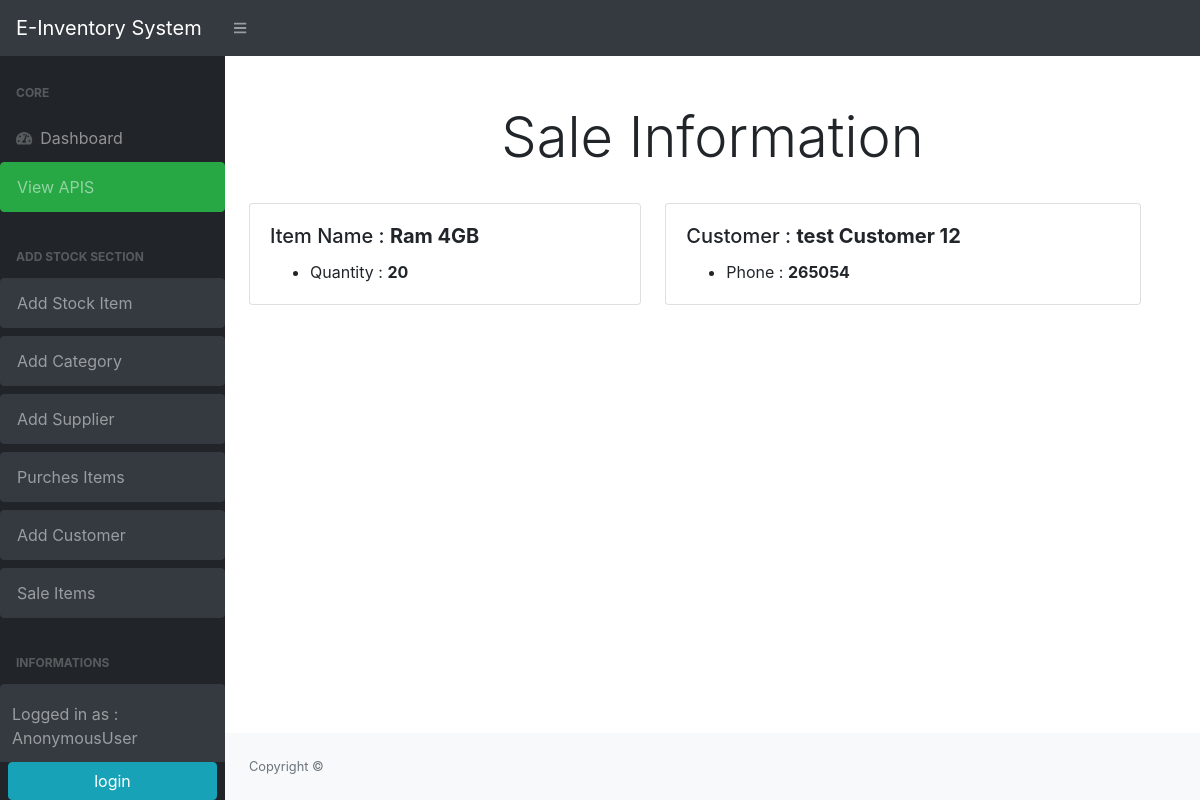
Page /sale_details/1/ on the committed database.
### stock/models.py (models this page shows, shortened)
class Sale (models.Model):
    customer = models.ForeignKey(Customer, on_delete=models.CASCADE)
    stock = stock = models.ForeignKey(Stock, on_delete=models.SET_NULL, null=True, related_name='salestock')
    sale_quantity = models.IntegerField()

class Stock( models.Model):
    id = models.AutoField(primary_key=True)
    category =models.ForeignKey(Category, on_delete=models.SET_NULL, null=True,blank=True)
    item_name = models.CharField(max_length=200, null=True)
    quantity = models.IntegerField(default=0)
    price = models.FloatField(null=True, blank=True,default= 0)
    amount = models.FloatField(null=True, blank=True,default= 0)
    supplier= models.ForeignKey(Supplier, on_delete=models.SET_NULL, null=True,blank=True)
    last_updated=models.DateTimeField(auto_now_add=False,auto_now=True)
    timestamp= models.DateTimeField(auto_now_add=True,auto_now=False,)
    is_deleted = models.BooleanField(default=False)

class Customer (models.Model):
    name = models.CharField(max_length=200)
    phone = models.CharField(max_length=30)

### stock/views.py (the view)
# urls.py: path('sale_details/<str:pk>/', views.Sale_details.as_view(), name="sale_details"),
class Sale_details(DetailView):
    template_name ='stock/sale_details.html'
    queryset=Sale.objects.all()

### stock/templates/stock/sale_details.html
{%extends 'base.html' %}
{% load crispy_forms_tags %}
{% block content %}
<div class="text-center mb-4 mt-4">
    <h2 class="display-4 mt-4"> Sale Information </h2>
</div>
<div class="row">
    <div class="col-sm-5 ml-4 ">
        <div class="card">
            <div class="card-body">
                <h5 class="card-title"> Item Name : <strong>{{object.stock.item_name}} </strong></h5>
                <ul class="card-text">
                    <li>Quantity : <strong>{{object.sale_quantity}}</strong></li>
                </ul>
            </div>
        </div>
    </div>
    <div class="col-sm-6">
        <div class="card">
            <div class="card-body">
                <h5 class="card-title"> Customer : <strong>{{object.customer.name}} </strong></h5>
                <ul class="card-text">
                    <li>Phone : <strong>{{object.customer.phone}}</strong></li>
                </ul>
            </div>
        </div>
    </div>
</div>
{% endblock %}

### rows in the picture
Sale: stock.item_name "Ram 4GB", sale_quantity "20", customer.name "test Customer 12", customer.phone "265054"

### other values in the picture
{{ request.user }} "AnonymousUser"
